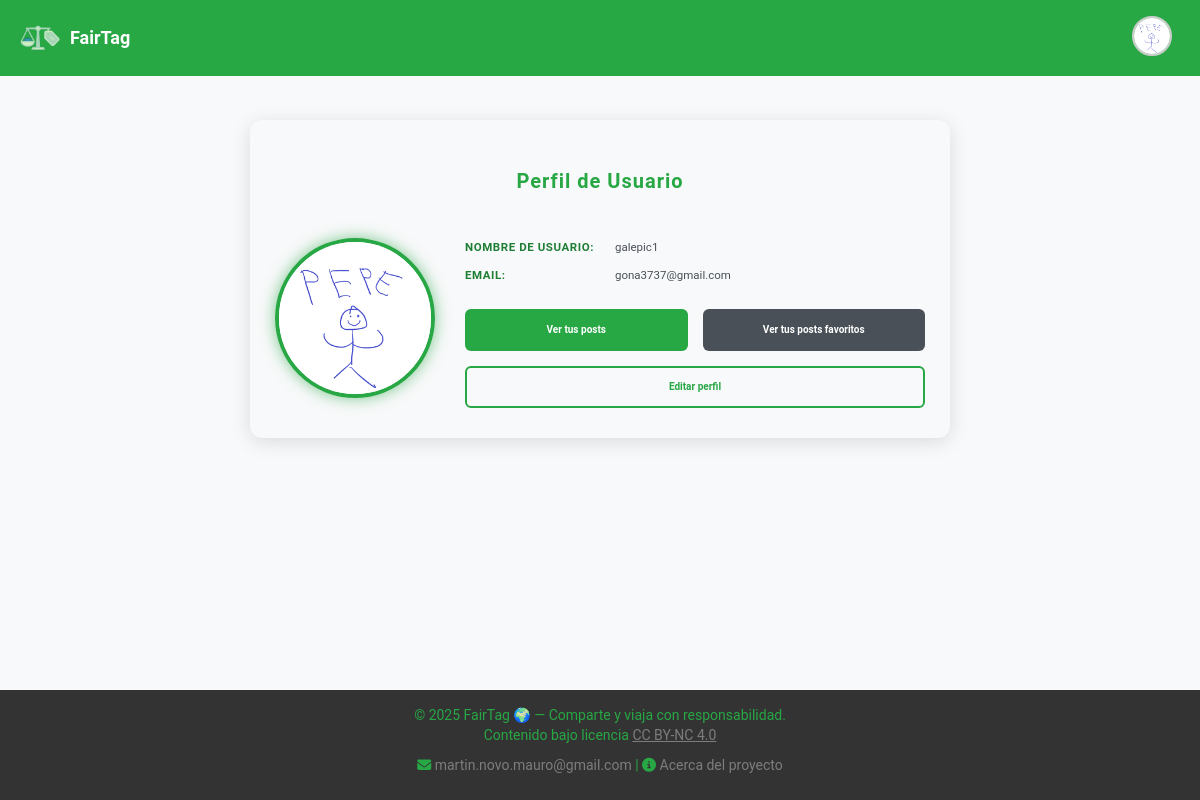
Screenshot of /index.php?c=User&a=perfil (signed in) with the database file from the repository.
### tables this page shows
CREATE TABLE `users` (
  `id` int NOT NULL,
  `name` varchar(20) NOT NULL,
  `email` varchar(60) NOT NULL,
  `password` varchar(255) NOT NULL,
  `rol_id` int NOT NULL,
  `image` varchar(255) DEFAULT NULL,
  `token` varchar(255) DEFAULT NULL
);

### controller/user.controller.php (called while the page is built, shortened)
<?php
require_once '../model/userDAO.php';
require_once '../model/entidades/user.php';
class UserController {
    private $model;
    public function __construct() {
        $this->model = new UserDAO();
    }
    public function perfil() {
        $userId = $_SESSION['user_id'];
        $user = $this->model->obtenerPorId($userId);
        require_once '../view/header.php';
        require_once '../view/user/perfil.php';
        require_once '../view/footer.php';
    }
}

### public/index.php (called while the page is built, shortened)
<?php
include_once '../db/db.php';
$accion = isset($_REQUEST['a']) ? $_REQUEST['a'] : 'Index';
$controller = new $controller;
call_user_func( array( $controller, $accion ) );

### db/db.php (called while the page is built)
<?php
class Database {
    public static function connect() {
        $host = 'db';
        $db = 'fairTag';
        $user = 'fairTag';
        $pass = 'password';
        try {
            $pdo = new PDO("mysql:host=$host;dbname=$db", $user, $pass);
            $pdo->setAttribute(PDO::ATTR_ERRMODE, PDO::ERRMODE_EXCEPTION);
            return $pdo;
        } catch (PDOException $e) {
            die("Conexión fallida: " . $e->getMessage());
        }
    }
}

### model/entidades/user.php (called while the page is built, shortened)
<?php
class User {
    private string $name;
    private string $email;
    private string $image;
    public function getName() {
        return $this->name;
    }
    public function setName(string $name) {
        $this->name = $name;
    }
    public function getEmail() {
        return $this->email;
    }
    public function setEmail(string $email) {
        $this->email = $email;
    }
    public function getImage() {
        return $this->image;
    }
    public function setImage(string $image) {
        $this->image = $image;
    }
}

### model/userDAO.php (called while the page is built, shortened)
<?php
require_once 'entidades/user.php';
class UserDAO {
    private $pdo;
    public function __construct() {
        try {
            $this->pdo = Database::connect();
        } catch(Exception $e) {
            die($e->getMessage());
        }
    }
    public function obtenerPorId(int $id) {
        $stmt = $this->pdo->prepare("SELECT * FROM users WHERE id = ?");
        $stmt->execute([$id]);
        $data = $stmt->fetch(PDO::FETCH_ASSOC);
        if ($data) {
            $user = new User();
            $user->setId($data['id']);
            $user->setName($data['name']);
            $user->setEmail($data['email']);
            $user->setPassword($data['password']);
            $user->setRolId($data['rol_id']);
            $user->setImage($data['image']);
            $user->setToken($data['token']);
            return $user;
        }
        return null;
    }
}

### view/user/perfil.php (the view, shortened to what this page needs)
<div class="container perfil-container">
    <h2>Perfil de Usuario</h2>
    <?php if ($user): ?>
        <div class="perfil-info">
            <img src="userIMG/<?= htmlspecialchars($user->getImage()) ?>" alt="Imagen de perfil" class="perfil-img" />
            <div class="perfil-datos">
                <p><strong>Nombre de usuario:</strong> <?= htmlspecialchars($user->getName()) ?></p>
                <p><strong>Email:</strong> <?= htmlspecialchars($user->getEmail()) ?></p>
                <div class="links-usuario">
                    <a href="index.php?c=user&a=perfilPosts" class="btn">Ver tus posts</a>
                    <a href="index.php?c=user&a=favPosts" class="btn btn-secondary">Ver tus posts favoritos</a>
                    <a href="index.php?c=User&a=editar" class="btn btn-editar">Editar perfil</a>
                </div>
            </div>
        </div>
    <?php else: ?>
        <p class="error">Error al cargar los datos del usuario.</p>
    <?php endif; ?>
</div>

### public/css/base/_variables.css (style rules this page uses)
:root { --verde-principal: #28a745; --verde-claro: #8fd19e; --verde-oscuro: #1e7e34; --gris-claro: #f8f9fa; --gris-oscuro: #495057; --blanco: #ffffff; --negro: #212529; }

### public/css/base/_typography.css (style rules this page uses)
body { font-family: 'Roboto', sans-serif; background-color: var(--gris-claro); color: var(--negro); height: 100%; }
p { color: var(--verde-principal); }

### public/css/base/_links.css (style rules this page uses)
a { color: var(--verde-principal); text-decoration: none; }

### public/css/components/_perfil.css (style rules this page uses)
.perfil-container { max-width: 700px; margin: 40px auto; padding: 30px 25px; background: var(--gris-claro); border-radius: 12px; box-shadow: 0 4px 20px rgba(0, 0, 0, 0.12); font-family: 'Roboto', sans-serif; color: var(--negro); transition: transform 0.3s ease; }
.perfil-container h2 { text-align: center; margin-bottom: 35px; color: var(--verde-principal); font-weight: 700; font-size: 2rem; letter-spacing: 1px; }
.perfil-info { display: flex; gap: 30px; align-items: center; flex-wrap: wrap; justify-content: center; }
.perfil-img { width: 160px; height: 160px; object-fit: cover; border-radius: 50%; border: 4px solid var(--verde-principal); box-shadow: 0 0 15px rgba(40, 167, 69, 0.6); transition: box-shadow 0.3s ease, transform 0.3s ease; cursor: default; }
.perfil-datos { flex: 1; min-width: 280px; }
.perfil-datos p { font-size: 1.15rem; margin: 12px 0; display: flex; align-items: center; gap: 10px; color: var(--gris-oscuro); }
.perfil-datos p strong { color: var(--verde-oscuro); min-width: 140px; font-weight: 600; text-transform: uppercase; letter-spacing: 0.05em; }
.links-usuario { margin-top: 25px; display: flex; gap: 15px; flex-wrap: wrap; justify-content: flex-start; }
.links-usuario .btn { flex: 1 1 150px; text-align: center; padding: 12px 0; border-radius: 6px; font-weight: 600; font-size: 1rem; cursor: pointer; text-decoration: none; user-select: none; transition: background-color 0.3s ease, color 0.3s ease; color: var(--blanco); background-color: var(--verde-principal); border: 2px solid transparent; }
.links-usuario .btn-secondary { background-color: var(--gris-oscuro); color: var(--blanco); border: 2px solid transparent; }
.links-usuario .btn-editar { background-color: transparent; color: var(--verde-principal); border: 2px solid var(--verde-principal); }

### rows the page displays
users: image (picture), name "galepic1", email "gona3737@gmail.com"
